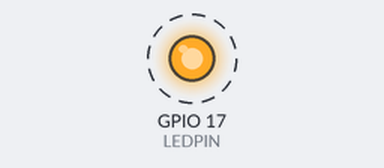
The program below on a simulated Raspberry Pi (BCM pin numbers). On the bench: output pins drawn as LEDs (lit = HIGH). Dashed ring = blinking. What the program prints to the terminal is not drawn.

Above: at 0.2 s.
Timing chart, 0 to 3.0 s (numbered marks = the images above):
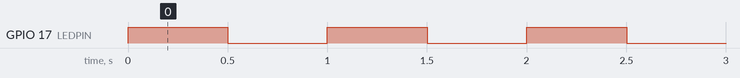

The program:

testwiringpi.py
```python
#!/usr/bin/python
# The above comment allows the shell to see what application
# this script requires to execute. This allows us to mark the
# file as executable.

# import the necessary libraries and other components we need
# to do what we are going to do.
import RPi.GPIO as GPIO
import time

# set GPIO #0 as LED pin, Python RPi.GPIO uses BCM
# or Broadcom board pin numbering which is different
# from the wiringPi library numbering convention.
LEDPIN = 17


# ------     methods we are using in our application

# setup function to set up the operating environment.
# we will select GCM numbering for the setmode()
# then we indicate the GPIO pin we are using along with
# its initial level of LOW so the LED starts off unlit.
def setup():
    GPIO.setwarnings(False)
    GPIO.setmode(GPIO.BCM)
    GPIO.setup(LEDPIN,GPIO.OUT,initial=GPIO.LOW)


# the main routine will just loop forever turning the LED
# on and then off until the user interrupts with a control-C.
def main():
    while True:
        GPIO.output(LEDPIN,GPIO.HIGH)
        print('LED On ...')
        time.sleep(0.5)

        GPIO.output(LEDPIN,GPIO.LOW)
        print(' LED off\n')
        time.sleep(0.5)
        pass
    pass

# handle the keyboard interrupt by cleaning up the GPIO environment
# in order to exit our program.
def destroy():
    GPIO.output(LEDPIN,GPIO.LOW)
    GPIO.cleanup()

# ------- no more methods


# if this script is being run directly then do the
# environment setup and run our main routine until interrupted.
if __name__ == '__main__':
    setup()
    try:
        main()
    except KeyboardInterrupt:
        destroy()
```

Measured:
- by itself, GPIO 17 (LEDPIN): alternates HIGH for 0.50 s and LOW for 0.50 s
